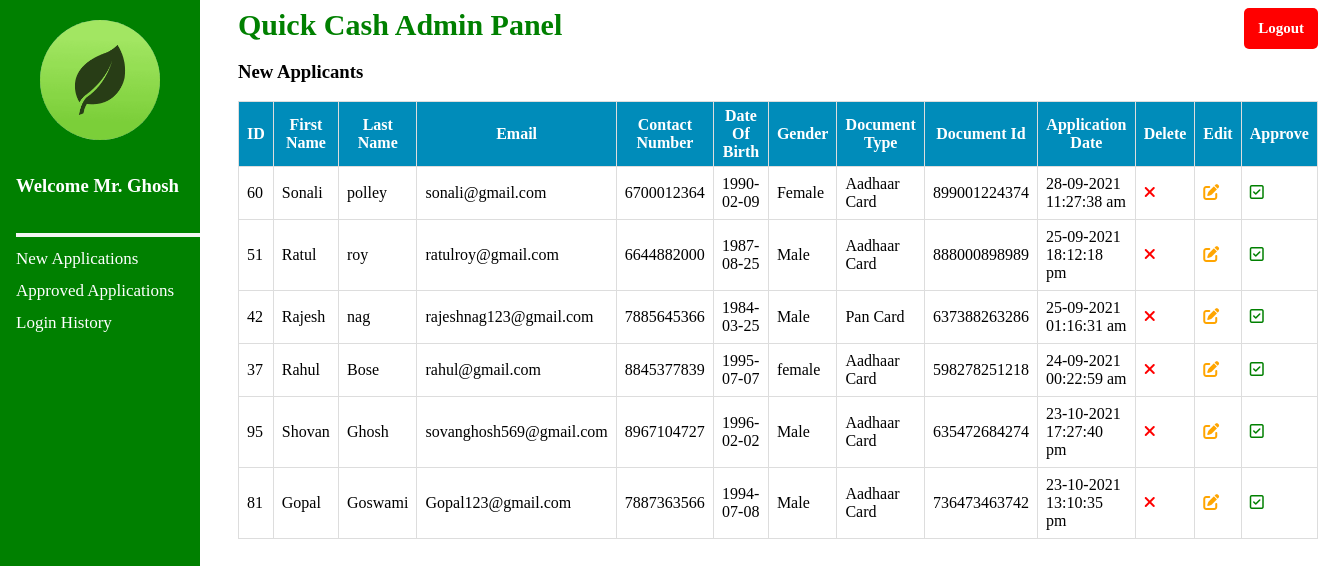
Screenshot of /admin/admin_welcome.php (signed in) with the database file from the repository.
### tables this page shows
CREATE TABLE `user` (
  `id` int(11) NOT NULL,
  `fname` varchar(20) NOT NULL,
  `lname` varchar(20) NOT NULL,
  `email` varchar(50) NOT NULL,
  `phone` varchar(10) NOT NULL,
  `dob` date NOT NULL,
  `gender` varchar(10) NOT NULL,
  `document` varchar(50) NOT NULL,
  `card_no` varchar(15) NOT NULL,
  `datetime` varchar(100) NOT NULL
);

### admin/session.php (called while the page is built, shortened)
<?php
include_once 'dbconfig.php';
   $user_check = $_SESSION['login_user'];
   $ses_sql = mysqli_query($connect,"select admin_id, name from admin where admin_id = '$user_check' ");
   $row = mysqli_fetch_array($ses_sql,MYSQLI_ASSOC);
   $login_session1 = $row['name'];
?>

### admin/admin_welcome.php (the view, shortened to what this page needs)
<!DOCTYPE html>
<html>
    <head>
        <link href="../css/sidenav.css" rel="stylesheet" type="text/css"/>
        <link rel="stylesheet" href="https://cdnjs.cloudflare.com/ajax/libs/font-awesome/4.7.0/css/font-awesome.min.css">
        <link rel="stylesheet" href="https://cdnjs.cloudflare.com/ajax/libs/font-awesome/4.7.0/css/font-awesome.min.css">
    </head>
    <body>
        <?php
            include_once 'session.php';
            include_once 'dbconfig.php';
        ?>
        <div>
            <div class="container">
                <div>
                    <div class="sidenav">
                        <img src="../pics/icoon.png" alt="" id="icon"/>
                        <h3 style=" padding: 12px 16px; color: white;">Welcome
                        <?php echo $login_session1 ?></h3>
                        <a href="#"><div class="line"></div></a>
                        <a href="#about" id="newapp">New Applications</a>
                        <a href="#services" id="approved">Approved Applications</a>
                        <a href="#History" id="history">Login History</a>
                     </div>
                </div>
            </div>
            <div>
                <div class="content">
                    <div>
                        <div class="headbar">
                            <span class="head">Quick Cash Admin Panel</span>
                            <span class="logoutbutton"><a href="logout.php">Logout</a></span>
                        </div>
                    </div>
                    <div class="newapp">
                        <h3>New Applicants</h3>
                        <div>
                            <?php
                                $newapp = mysqli_query($connect,"SELECT *from user where id not in (select id from user2) order by datetime desc");
                            ?>
                            <table id="customers">
                                <thead>
                                <th>ID</th>
                                <th>First Name</th>
                                <th>Last Name</th>
                                <th>Email</th>
                                <th>Contact Number</th>
                                <th>Date Of Birth</th>
                                <th>Gender</th>
                                <th>Document Type</th>
                                <th>Document Id</th>
                                <th>Application Date</th>
                                <th>Delete</th>
                                <th>Edit</th>
                                <th>Approve</th>
                                </thead>
                                <tbody>
                                   <?php
                                        while($res = mysqli_fetch_array($newapp)){
                                                    echo '<tr>';
                                                    echo '<td>'.$res['id'].'</td>';
                                                    echo '<td>'.$res['fname'].'</td>';
                                                    echo '<td>'.$res['lname'].'</td>';
                                                    echo '<td>'.$res['email'].'</td>';
                                                    echo '<td>'.$res['phone'].'</td>';
                                                    echo '<td>'.$res['dob'].'</td>';
                                                    echo '<td>'.$res['gender'].'</td>';
                                                    echo '<td>'.$res['document'].'</td>';
                                                    echo '<td>'.$res['card_no'].'</td>';
                                                    echo '<td>'.$res['datetime'].'</td>';
                                                    echo "<td><a href=\"delete.php?id=$res[id]\" onClick=\"return confirm('Are you sure?')\"><i class='fa fa-remove' style='color: red'></i></a></td>";
                                                    echo "<td><a href=\"edit.php?id=$res[id]\"><i class='fas fa-edit' style='color: orange'></i></a></td>";
                                                    echo "<td><a href=\"approve.php?id=$res[id]\"><i class='fa fa-check-square-o' style='color: green'></i></a></td>";
                                                    echo '<tr>';
                                            }
                                   ?>
                                </tbody>
                            </table>
                        </div>
                    </div>
                </div>
            </div>
        </div>
    </body>
</html>

### css/sidenav.css (style rules this page uses)
#icon { border-radius: 50%; width: 120px; height: 120px; position: relative; left: 20%; }
.head { font-size: 30px; color: green; font-weight: bold; }
.logoutbutton { float: right; padding: 12px 14px; border-radius: 5px; background-color: red; cursor: pointer; font-size: 15px; font-weight: bold; }
.logoutbutton a { text-decoration: none; color: white; }
.line { border: 2px solid whitesmoke; width: 180px; }
.sidenav { height: 100%; width: 200px; position: fixed; z-index: 1; top: 0; left: 0; background-color: green; overflow-x: hidden; padding-top: 20px; }
.sidenav a { padding: 6px 8px 6px 16px; text-decoration: none; font-size: 17px; color: white; display: block; }
.content { margin-left: 230px; }
#customers { border-collapse: collapse; width: 100%; }
#customers td, #customers th { border: 1px solid #ddd; padding: 8px; }
#customers tr:nth-child(even) { background-color: #f2f2f2; }
#customers th { padding-top: 5px; padding-bottom: 5px; text-align: center; background-color: #008cba; color: white; }

### rows the page displays
user: id "60", fname "Sonali", lname "polley", email "sonali@gmail.com", phone "6700012364", dob "1990-02-09", gender "Female", document "Aadhaar Card", card_no "899001224374", datetime "28-09-2021 11:27:38 am"
user: id "51", fname "Ratul", lname "roy", email "ratulroy@gmail.com", phone "6644882000", dob "1987-08-25", gender "Male", document "Aadhaar Card", card_no "888000898989", datetime "25-09-2021 18:12:18 pm"
user: id "42", fname "Rajesh", lname "nag", email "rajeshnag123@gmail.com", phone "7885645366", dob "1984-03-25", gender "Male", document "Pan Card", card_no "637388263286", datetime "25-09-2021 01:16:31 am"
user: id "37", fname "Rahul", lname "Bose", email "rahul@gmail.com", phone "8845377839", dob "1995-07-07", gender "female", document "Aadhaar Card", card_no "598278251218", datetime "24-09-2021 00:22:59 am"
user: id "95", fname "Shovan", lname "Ghosh", email "sovanghosh569@gmail.com", phone "8967104727", dob "1996-02-02", gender "Male", document "Aadhaar Card", card_no "635472684274", datetime "23-10-2021 17:27:40 pm"
user: id "81", fname "Gopal", lname "Goswami", email "Gopal123@gmail.com", phone "7887363566", dob "1994-07-08", gender "Male", document "Aadhaar Card", card_no "736473463742", datetime "23-10-2021 13:10:35 pm"

### other values shown
$login_session1 "Mr. Ghosh"
